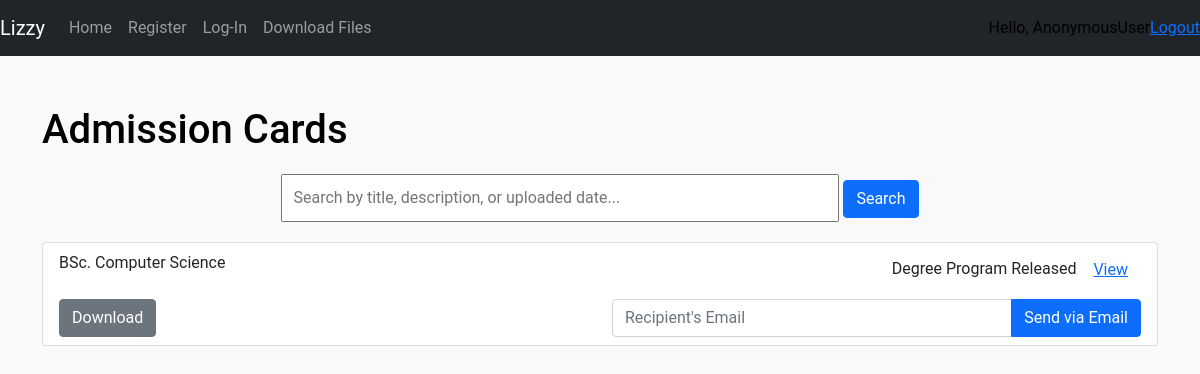
Before: /admission_cards/ with the older database file.
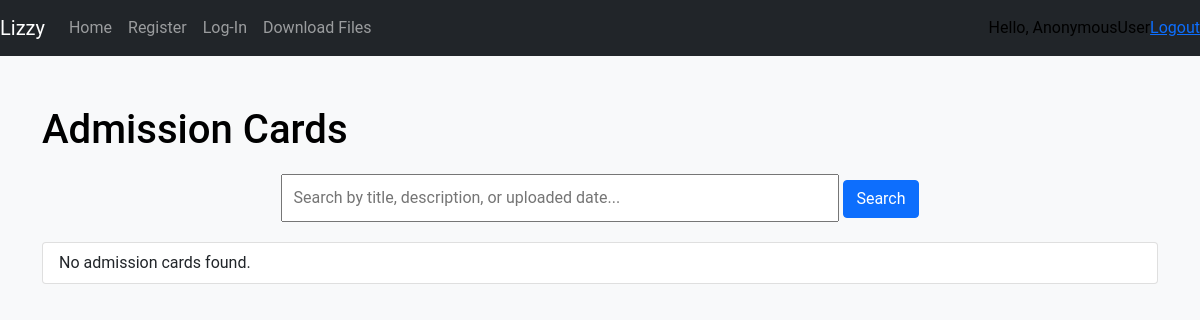
After: the same page with the newer database file.
### task/models.py (models this page shows, shortened)
class AdmissionForms(models.Model):
    title = models.CharField(max_length=50, default="Untitled", null=True, blank=True)
    description = models.CharField(max_length=100, default="No description", null=True, blank=True)
    uploaded_date = models.DateField(null=True, default=timezone.now)
    email = models.ForeignKey(MyUser, on_delete=models.PROTECT)
    email_count = models.PositiveIntegerField(default=0)
    download_count = models.PositiveBigIntegerField(default=0)
    upload_card = models.FileField(upload_to="admission_forms/")

### task/views.py (the view)
# urls.py: path('admission_cards/', views.admission_cards, name='admission_cards'),
def admission_cards(request):
    admission_cards = AdmissionForms.objects.all()
    card_filter = AdmissionCardFilter(request.GET, queryset=admission_cards)
    admission_cards = card_filter.qs
    context = {
        'admission_cards': admission_cards,
        'card_filter': card_filter
    }
    return render(request, 'task/admission/admission_cards.html', context)

### task/templates/task/admission/admission_cards.html (shortened to what this page needs)
{% load static %}
<!DOCTYPE html>
<html lang="en">
<head>
  <link href="https://cdn.jsdelivr.net/npm/bootstrap@5.0.2/dist/css/bootstrap.min.css" rel="stylesheet">
  <link rel="stylesheet" href="{% static 'css/feed.css' %}">
</head>
<body>
  {% include 'task/navbar.html' %}
  <div class="container">
    <h1>Admission Cards</h1>
    <div class="search-bar">
      <form method="GET">
        <input type="text" name="title" placeholder="Search by title, description, or uploaded date...">
        <button type="submit" class="btn btn-primary">Search</button>
      </form>
    </div>
    <ul class="list-group mb-3" id="admissionCards">
      {% for file in admission_cards %}
      <li class="list-group-item">
        <div class="row file-info">
          <div class="col-md-6">
            <span class="file-title">{{ file.title }}</span>
          </div>
          <div class="col-md-6 text-end">
            <span class="file-description">{{ file.description }}</span>
            <a href="{% url 'view_file' file_type='admission' file_id=file.id %}" class="btn btn-link">View</a>
          </div>
        </div>
        <div class="row actions">
          <div class="col-md-6">
            <a href="{% url 'download_file' file_type='admission' file_id=file.id %}" class="btn btn-secondary" download>Download</a>
          </div>
          <div class="col-md-6 text-end">
            <form method="POST" action="{% url 'send_file' file_type='admission' file_id=file.id %}" class="d-inline">
              <div class="input-group">
                <input type="email" name="recipient_email" class="form-control" placeholder="Recipient's Email" required>
                <button type="submit" class="btn btn-primary">Send via Email</button>
              </div>
            </form>
          </div>
        </div>
      </li>
      {% empty %}
      <li class="list-group-item">No admission cards found.</li>
      {% endfor %}
    </ul>
  </div>
</body>
</html>

Changed rows visible on the page:
removed AdmissionForms: title "BSc. Computer Science", description "Degree Program Released"
Other visible differences:
text now shown: "No admission cards found."
